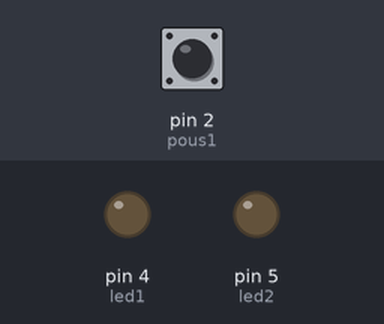
A sketch run on a simulated Arduino Uno, built with avr-gcc and run on an emulated ATmega328P. Parts: output pins drawn as LEDs (lit = HIGH). Inputs (shaded band) come from the test bench; at power-on: pin 2 (pous1) LOW.

Above: at 1.2 s.
1.3 s: pin 2 (pous1) driven HIGH
At 1.9 s:
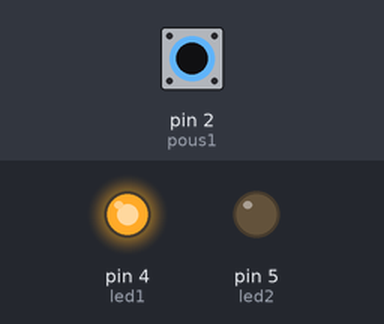
2.8 s: pin 2 (pous1) pulsed LOW 2 times (0.12 s each, 0.3 s apart)
At 3.9 s:
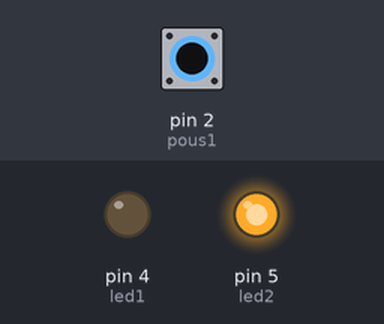
Timing chart, 0 to 5.8 s (numbered marks = the images above; inputs shaded):
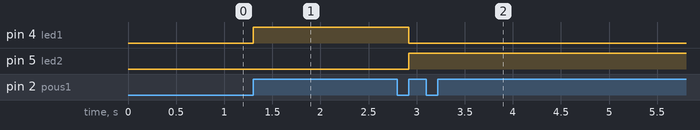

Measured:
- after the input at 1.3 s, pin 4 (led1): LOW → HIGH at once
- after the input at 2.8 s, pin 4 (led1): HIGH → LOW after 0.12 s; pin 5 (led2): LOW → HIGH after 0.12 s

The sketch:

Deteccion_Du_Rapport_Cyclique.ino
```cpp
/* Detecção do ciclo de serviço (dever de programação)
Detecção do ciclo de trabalho de uma forma de onda retangular

Um sinal digital periódico é chamado de quadrado se o tempo em que o sinal estiver em 1 for igual ao tempo em que estiver em 0.
Se esse não for o caso, geralmente falamos de um sinal retangular.
O ciclo de serviço é o tempo durante o qual o sinal está em 1 dividido pelo período.

Estamos tentando alcançar um dispositivo com uma entrada e duas saídas.
A entrada (Pous1) recebe um sinal retangular, cuja frequência pode variar de 1 a 100 Hz.
A primeira saída (Led1) deve ser ativada se o ciclo de trabalho for inferior a 40%, a segunda (Led2) se é superior a 60%.
Se não houver sinal ou se o sinal for quadrado, nenhuma saída deverá ser ativada.

Como de costume, use P1 como entrada, L1 e L2 como saídas.

Dica: trabalhe com números inteiros, mas lembre-se das propriedades da divisão inteira (por exemplo: 45 dividido por 100 é igual a 0) */


#define led1  4
#define led2  5
#define pous1 2
float tempo;
float tempo2;
int aux;


void setup() {

  pinMode(led1, OUTPUT);
  pinMode(led2, OUTPUT);
  pinMode(pous1, INPUT);
}

void loop() {

  if(digitalRead(pous1)){
    aux = millis();
    while(digitalRead(pous1)){
      tempo = millis()-aux;
    }
  }
  if(!digitalRead(pous1)){
    aux = millis();
    while(!digitalRead(pous1)){
      tempo2 = millis()-aux;
    }
  }
  if (   (    (tempo/ (tempo+tempo2) ) < 0.6)&& ( (tempo/ (tempo+tempo2) ) > 0.4))
  {

    digitalWrite(led1,LOW);
    digitalWrite(led2,LOW);
  }

  else if((tempo/ (tempo+tempo2) ) < 0.4){
    digitalWrite(led1,HIGH);
    digitalWrite(led2,LOW);
  }

  else{
    digitalWrite(led1,LOW);
    digitalWrite(led2,HIGH);
  }

}
```
